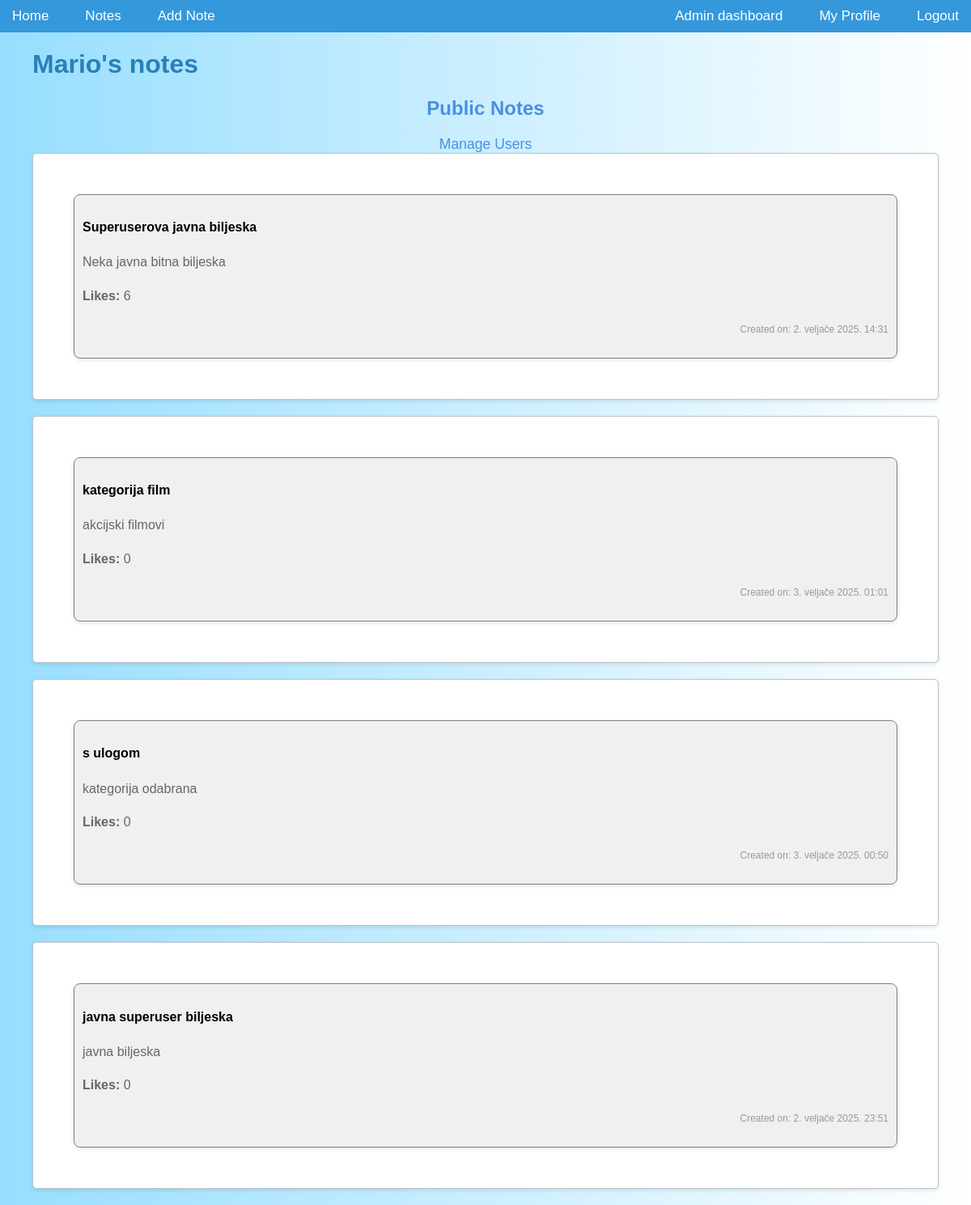
Before: /accounts/profile/4 (signed in) with the older database file.
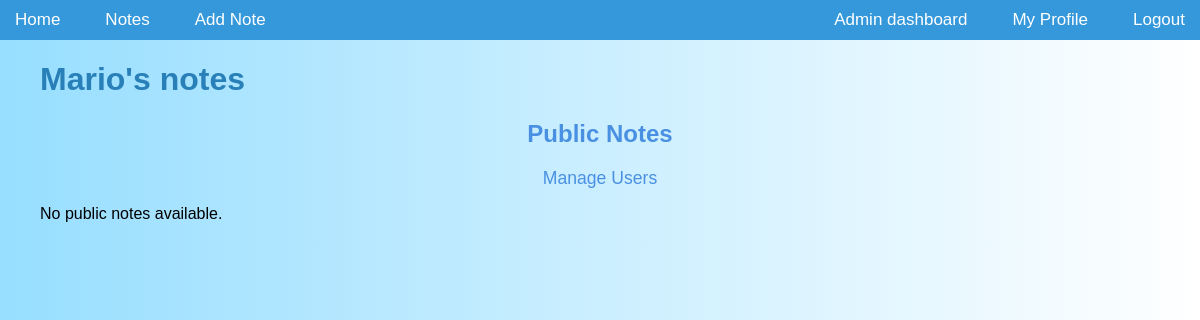
After: the same page with the newer database file.
### accounts/models.py (models this page shows, shortened)
class CustomUser(AbstractUser):
    class Types(models.TextChoices):
        ADMIN = "ADMIN", "Admin"
        SUPERUSER = "SUPERUSER", "Superuser"
        REGULARUSER = "REGULARUSER", "Regularuser"
    type = models.CharField(
        max_length=20, choices=Types.choices, default=Types.ADMIN
    )
    theme = models.CharField(max_length=10, choices=[("light", "Light"), ("dark", "Dark")], default="light")
    email = models.EmailField(unique=True, max_length=50)
    username = models.CharField(unique=True, max_length=20)
    note = models.TextField(max_length=200, null=True, blank=True)
    USERNAME_FIELD = "email"
    REQUIRED_FIELDS = ["username"]

### notes/models.py (models this page shows, shortened)
class Note(models.Model):
    ROLE_CHOICES = [
        ('hobbies', 'Hobbies'),
        ('movies', 'Movies'),
        ('school', 'School'),
        ('work', 'Work'),
        ('music', 'Music'),
        ('personal', 'Personal'),
    ]
    CATEGORY_CHOICES = [
        ('business', 'Business'),
        ('personal', 'Personal'),
    ]
    user = models.ForeignKey('accounts.CustomUser', on_delete=models.CASCADE, null=True, blank=True, related_name='notes')
    title = models.CharField(max_length=200)
    content = models.TextField()
    pub_date = models.DateTimeField(auto_now_add=True)
    likes = models.PositiveIntegerField(default=0)
    private_notes = models.ManyToManyField(PrivateNoteModel, blank=True)
    is_public = models.BooleanField(default=True)
    is_important = models.BooleanField(default=False)
    is_locked = models.BooleanField(default=False)
    password = models.CharField(max_length=100, null=True, blank=True)
    completed = models.BooleanField(default=False)
    is_private = models.BooleanField(default=False)
    role = models.CharField(max_length=20, choices=ROLE_CHOICES, blank=True, null=True)
    approved = models.BooleanField(default=False)
    category = models.CharField(max_length=20, choices=CATEGORY_CHOICES, default='personal', blank=True, null=True)

### accounts/views.py (the view)
# urls.py: path('profile/<int:user_id>', views.profile, name="profile"),
def profile(request, user_id):
    user = get_object_or_404(CustomUser, pk=user_id)
    try:
        account = user.account
    except Account.DoesNotExist:
        account = None
    regular_user = account.regular_user if account else None
    superuser = account.superuser if account else None
    notes = Note.objects.filter(user=user)
    notes = Note.objects.filter(user=user)
    public_notes = notes.filter(is_public=True).order_by('-is_important', '-pub_date')
    if request.user == user:
        private_notes = notes.filter(is_private=True).order_by('-pub_date')
    else:
        private_notes = None
    context = {
        'profile_user': user,
        'account': account,
        'regular_user': regular_user,
        'superuser': superuser,
        'private_notes': private_notes,
        'public_notes': public_notes,
    }
    return render(request, 'accounts/profile.html', context)

### accounts/templates/accounts/profile.html (shortened to what this page needs)
{% extends 'notes/base.html' %}
{% block content %}
<div class="container">
  <h1 class="mb-5 mt-5 text-center">{{ profile_user.username }}'s notes</h1>
  <div class="row justify-content-center">
      <div class="col-md-8">
          <h2 class="mt-5 mb-4 text-center">Public Notes</h2>
          <div class="center-container">
            {% if user.is_authenticated and user.type == "ADMIN" %}
                <a href="{% url 'accounts:user_list' %}" class="btn btn-danger">Manage Users</a>
            {% endif %}
          </div>
          {% for note in public_notes %}
              <div class="card my-4 shadow-sm p-3">
                  <div class="card-body">
                      <div class="note {% if note.category == 'business' %} business-note {% elif note.category == 'personal' %} personal-note {% endif %}">
                          <h4>{{ note.title }}</h4>
                          <p>{{ note.content }}</p>
                          <p><strong>Likes:</strong> {{ note.likes }}</p>
                          <p><small>Created on: {{ note.pub_date }}</small></p>
                      </div>
                  </div>
              </div>
          {% empty %}
              <p class="text-center">No public notes available.</p>
          {% endfor %}
      </div>
  </div>
</div>
{% endblock %}

### notes/templates/notes/base.html (shortened to what this page needs)
{% load static %}
<!DOCTYPE html>
<html lang="en">
<head>
    <link rel="stylesheet" type="text/css" href="{% static 'app/notes.css' %}">
</head>
<body class="{% if request.session.theme == 'dark' %}dark{% else %}light{% endif %}">
    <nav>
        <div class="nav-left">
            <a href="{% url 'home' %}">Home</a>
            <a href="{% url 'notes:index' %}">Notes</a>
            <a href="{% url 'notes:add_note' %}">Add Note</a>
        </div>
        <div class="nav-right">
            {% if user.is_authenticated %}
                {% if user.is_superuser %}
                    <a href="/admin">Admin dashboard</a>
                {% endif %}
                <a href="{% url 'accounts:profile' user.id %}">My Profile</a>
                <a href="{% url 'logout' %}">Logout</a>
            {% else %}
                <a href="{% url 'accounts:register' %}">Register</a>
                <a href="{% url 'login' %}">Login</a>
            {% endif %}
        </div>
    </nav>
    <div class="container">
        {% block content %}
        {% endblock %}
    </div>
</body>
</html>

### notes/static/app/notes.css (style rules this page uses)
body { background: linear-gradient(to bottom, white, #b3e5fc); color: #2c3e50; font-family: Arial, sans-serif; margin: 0; padding: 0; }
nav { display: flex; justify-content: space-between; align-items: center; background-color: #3498db; padding: 10px 0; }
nav a { color: white; text-decoration: none; margin: 0 15px; font-size: 17px; }
.nav-left { display: flex; gap: 15px; }
.nav-right { display: flex; gap: 15px; align-items: center; }
.container { max-width: 1200px; margin: 20px auto; padding: 0 20px; }
h1, h2 { color: #2980b9; font-weight: bold; }
body { font-family: Arial, sans-serif; background-color: #f4f7fa; color: #333; margin: 0; padding: 0; }
h2 { text-align: center; color: #4a90e2; margin-top: 20px; }
a { color: #4a90e2; text-decoration: none; font-size: 1.1em; }
body.light { background: linear-gradient(to right, #97deff, white); color: black; }
.center-container { text-align: center; }

Changed rows visible on the page:
removed Note: title "Superuserova javna biljeska", content "Neka javna bitna biljeska", likes "6", pub_date "2. veljače 2025. 14:31"
removed Note: title "kategorija film", content "akcijski filmovi", likes "0", pub_date "3. veljače 2025. 01:01"
removed Note: title "s ulogom", content "kategorija odabrana", likes "0", pub_date "3. veljače 2025. 00:50"
removed Note: title "javna superuser biljeska", content "javna biljeska", likes "0", pub_date "2. veljače 2025. 23:51"
Other visible differences:
text now shown: "No public notes available."
